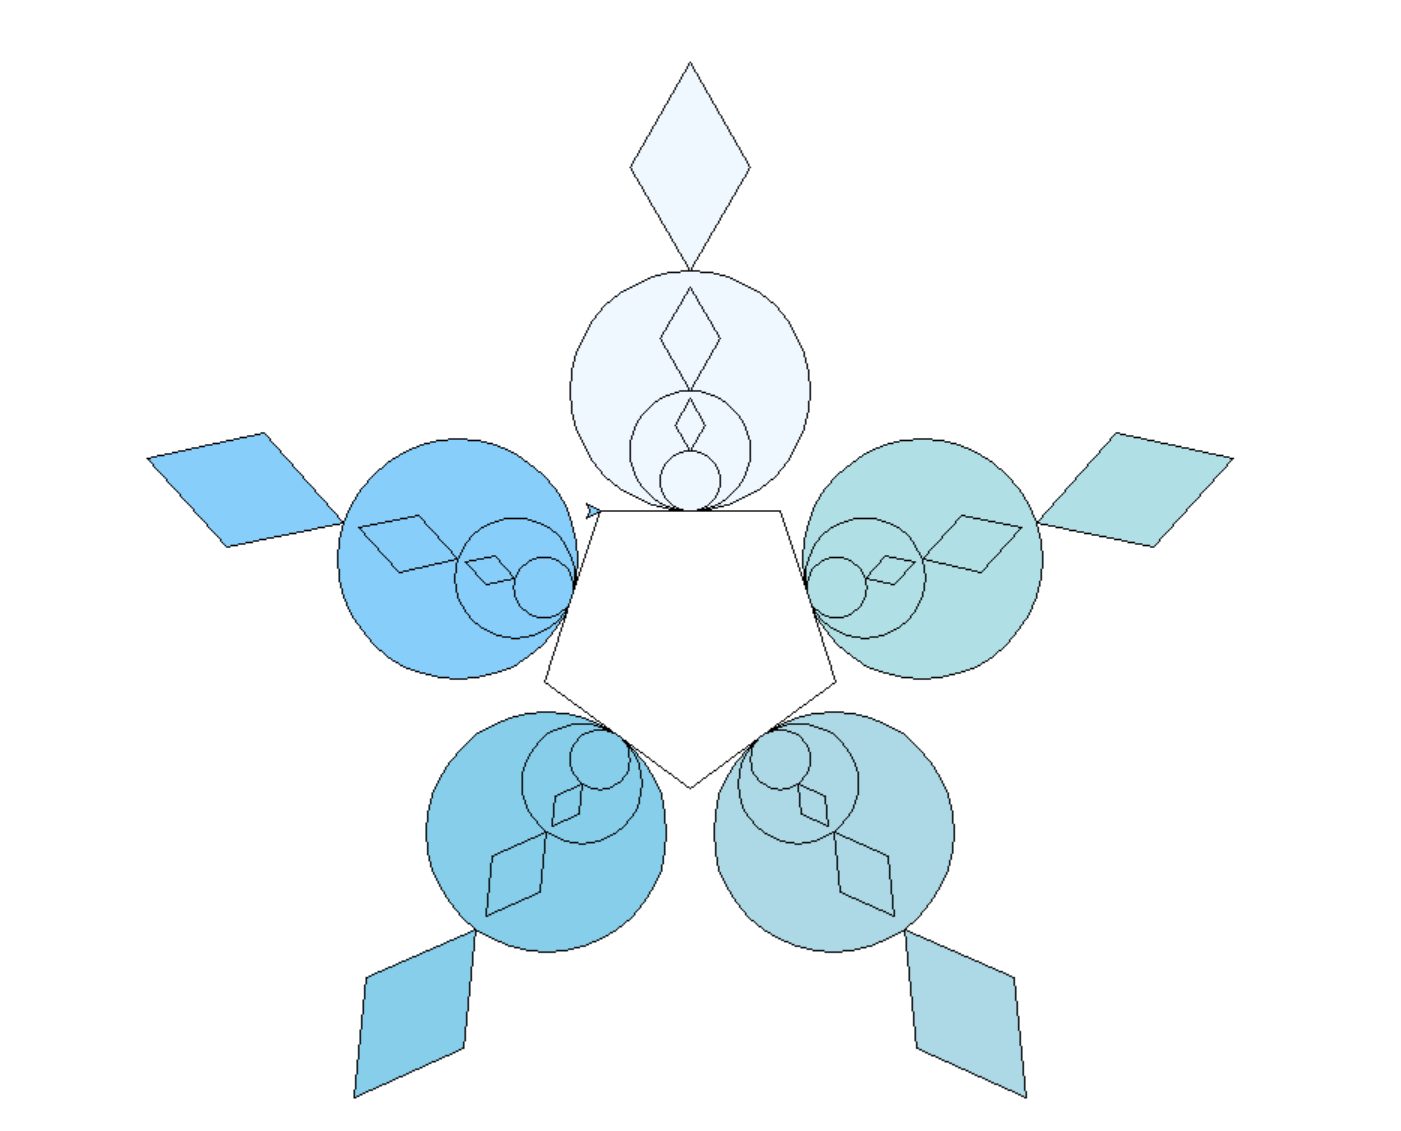

Here is the Python script that generated this plot:
import turtle

def graphic(length):
    turtle.forward(60)
    turtle.left(180)
    turtle.circle(-length,180,20)
    turtle.left(120)
    turtle.forward(length)
    turtle.right(60)
    turtle.forward(length)
    turtle.right(120)
    turtle.forward(length)
    turtle.right(60)
    turtle.forward(length)
    turtle.left(120)
    turtle.circle(-length,180,20)
    turtle.right(180)
    turtle.forward(60)


def draw(length):
    
    for count,color in zip(range(5),['aliceblue','powderblue','lightblue','skyblue','lightskyblue']):
        turtle.begin_fill()
        turtle.fillcolor(color)
        graphic(length)
        turtle.right(72)
        turtle.end_fill()
   
    length = length/2
   
    if length > 10:
 
        draw(length)


draw(80)
